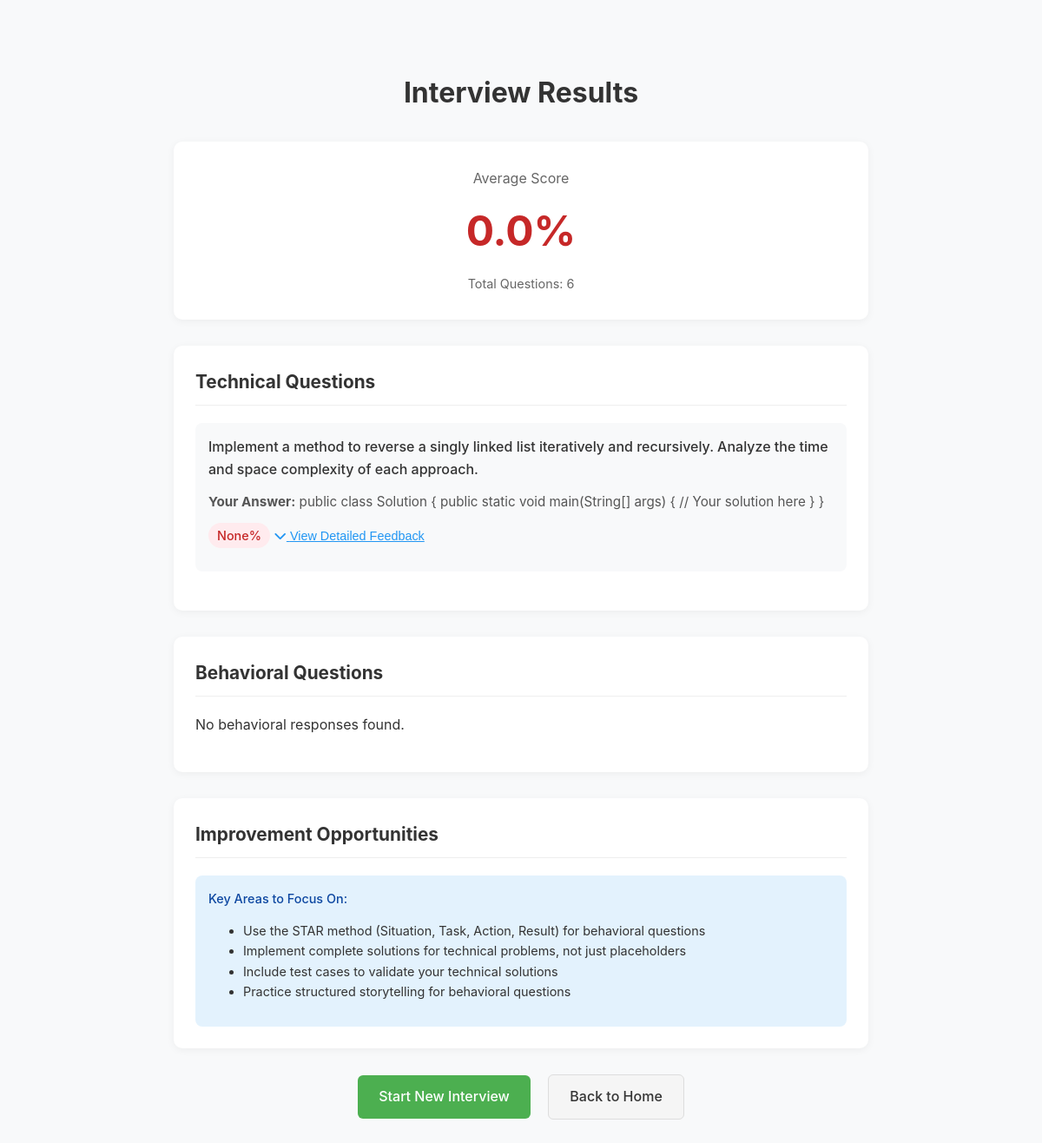
The app's page /interview/results/ (signed in), older data.
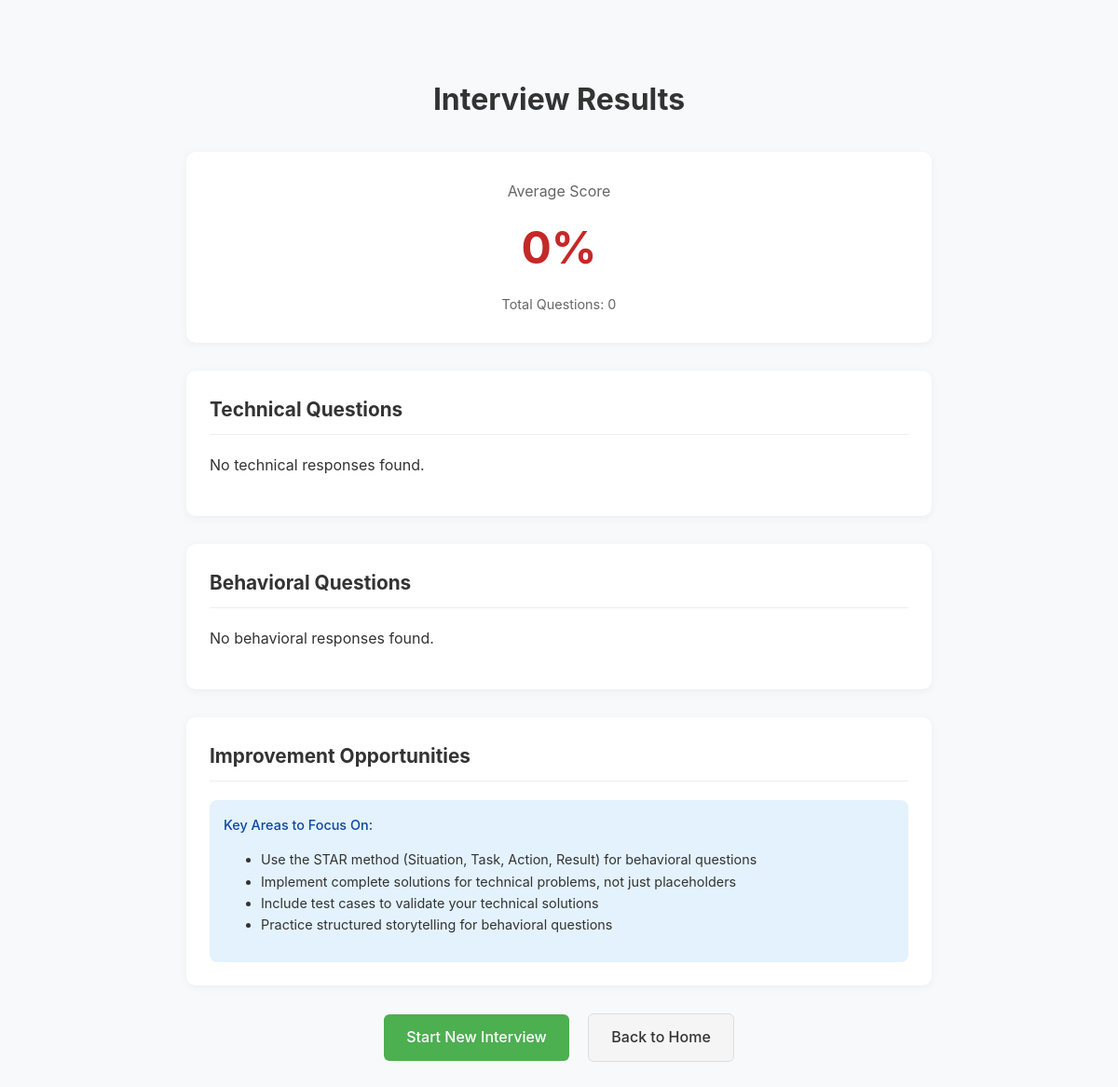
The same page, newer data.
### core/models.py (models this page shows, shortened)
class Response(models.Model):
    question = models.ForeignKey(Question, on_delete=models.CASCADE)
    content = models.TextField(blank=True, null=True)  # For technical responses
    video = models.FileField(upload_to='videos/', blank=True, null=True)  # For behavioral responses
    score = models.FloatField(null=True, blank=True)
    feedback = models.TextField(null=True, blank=True)
    created_at = models.DateTimeField(auto_now_add=True)

class Question(models.Model):
    user = models.ForeignKey(User, on_delete=models.CASCADE)
    type = models.CharField(max_length=20, choices=[('technical', 'Technical'), ('behavioral', 'Behavioral')])
    content = models.TextField()
    skill = models.ForeignKey(ProgrammingSkill, on_delete=models.CASCADE, null=True)

### core/views.py (the view)
# urls.py: path('interview/results/', views.interview_results, name='interview_results'),
@login_required
def interview_results(request):
    questions = Question.objects.filter(user=request.user).order_by('id')[:6]
    responses = Response.objects.filter(question__in=questions)
    technical_responses = responses.filter(question__type='technical')
    behavioral_responses = responses.filter(question__type='behavioral')
    total_questions = questions.count()
    average_score = sum(r.score for r in responses if r.score is not None) / responses.count() if responses.exists() else 0
    email_sent = send_interview_results_email(
        request.user,
        technical_responses,
        behavioral_responses,
        average_score
    )
    return render(request, 'results.html', {
        'technical_responses': technical_responses,
        'behavioral_responses': behavioral_responses,
        'total_questions': total_questions,
        'average_score': round(average_score, 2),
        'email_sent': email_sent,  # Pass to template to show success/failure message
    })

### core/views.py (called while the page is built)
def send_interview_results_email(user, technical_responses, behavioral_responses, average_score):
    subject = f'Your Interview Results - {average_score:.2f}%'
    html_message = render_to_string('email/results_email.html', {
        'user': user,
        'technical_responses': technical_responses,
        'behavioral_responses': behavioral_responses,
        'average_score': average_score,
    })
    plain_message = strip_tags(html_message)
    try:
        send_mail(
            subject=subject,
            message=plain_message,
            from_email=None,  # Uses DEFAULT_FROM_EMAIL from settings
            recipient_list=[user.email],
            html_message=html_message,
            fail_silently=False,
        )
        return True
    except Exception as e:
        logger.error(f"Failed to send email to {user.email}: {str(e)}")
        return False

### templates/results.html (shortened to what this page needs)
<!DOCTYPE html>
<html>
<head>
    <link rel="stylesheet" href="https://cdnjs.cloudflare.com/ajax/libs/font-awesome/6.5.1/css/all.min.css">
</head>
<body>
    <div class="container">
        <div class="header">
            <h1>Interview Results</h1>
        </div>
        <div class="score-summary">
            <div class="score-label">Average Score</div>
            <div class="score-display" id="average-score">{{ average_score }}%</div>
            <div class="score-details">Total Questions: {{ total_questions }}</div>
        </div>
        <div class="question-section">
            <h2 class="section-title">Technical Questions</h2>
            {% for response in technical_responses %}
                <div class="question-card">
                    <div class="question-content">{{ response.question.content }}</div>
                    <div class="answer-content">
                        <strong>Your Answer:</strong> {{ response.content }}
                    </div>
                    <div class="question-score {% if response.score >= 70 %}score-good{% elif response.score >= 40 %}score-medium{% else %}score-poor{% endif %}">
                        {{ response.score }}%
                    </div>
                    <button class="feedback-toggle" onclick="toggleFeedback('tech-feedback-{{ forloop.counter }}')">
                        <i class="fas fa-chevron-down"></i> View Detailed Feedback
                    </button>
                </div>
            {% empty %}
                <p>No technical responses found.</p>
            {% endfor %}
        </div>
        <div class="question-section">
            <h2 class="section-title">Behavioral Questions</h2>
            {% for response in behavioral_responses %}
                <div class="question-card">
                    <div class="question-content">{{ response.question.content }}</div>
                    <div class="question-score {% if response.score >= 70 %}score-good{% elif response.score >= 40 %}score-medium{% else %}score-poor{% endif %}">
                        {{ response.score }}%
                    </div>
                    <button class="feedback-toggle" onclick="toggleFeedback('behav-feedback-{{ forloop.counter }}')">
                        <i class="fas fa-chevron-down"></i> View Detailed Feedback
                    </button>
                    <div id="behav-feedback-{{ forloop.counter }}" class="feedback-content">
                        <div class="feedback-raw" style="display: none;">{{ response.feedback }}</div>
                        <div class="feedback-parsed"></div>
                    </div>
                </div>
            {% empty %}
                <p>No behavioral responses found.</p>
            {% endfor %}
        </div>
        {% if average_score < 50 %}
        <div class="question-section">
            <h2 class="section-title">Improvement Opportunities</h2>
            <div class="action-suggestions">
                <div class="action-title">Key Areas to Focus On:</div>
                <ul>
                    <li>Use the STAR method (Situation, Task, Action, Result) for behavioral questions</li>
                    <li>Implement complete solutions for technical problems, not just placeholders</li>
                    <li>Include test cases to validate your technical solutions</li>
                    <li>Practice structured storytelling for behavioral questions</li>
                </ul>
            </div>
        </div>
        {% endif %}
        <div class="btn-container">
            <a href="{% url 'interview' %}" class="btn btn-primary">Start New Interview</a>
            <a href="{% url 'home' %}" class="btn btn-secondary">Back to Home</a>
        </div>
    </div>
</body>
</html>

Row changes from the older to the newer data that the page shows:
removed Response: question.content "Implement a method to reverse a singly linked list iteratively and recursively. Analyze the time and space complexity of each approach.", content "public class Solution { public static void main(String[] args) { // Your solution here } }", score "None"
Text that changed along with them:
{{ average_score }}: "0.0" → "0"
{{ total_questions }}: "6" → "0"
text now shown: "No technical responses found."
